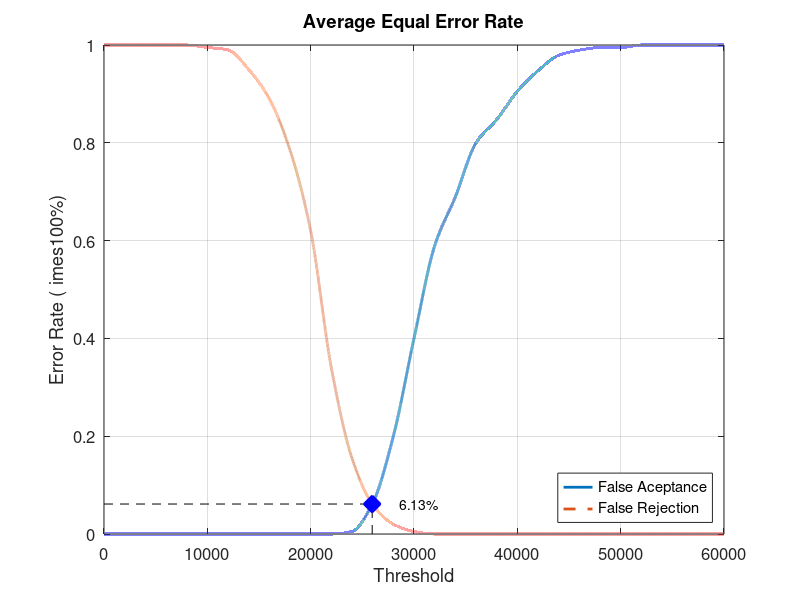
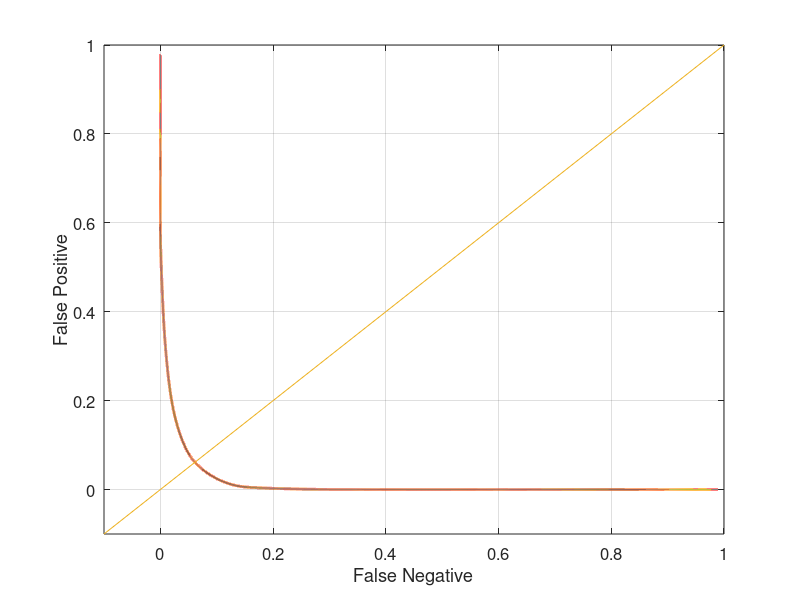

Source code (MATLAB) for these figures, in order:
close all;
clear;
clc;
x = 0:2000:60000;
xq = 0:0.5:60000;

y0 = [0 0 0 0 0 0 0 0 0 0 0 0 0.00526316 0.0631579 0.2 0.4 0.589474 0.689474 0.8 0.847368 0.905263 0.947368 0.978947 0.989474 0.994737 0.994737 1 1 1 1 1]
yy0 = interp1(x, y0, xq, 'pchip');
y1 = [1 1 1 1 1 0.995 0.99 0.95 0.89 0.785 0.62 0.34 0.155 0.06 0.02 0.005 0 0 0 0 0 0 0 0 0 0 0 0 0 0 0]
yy1 = interp1(x, y1, xq, 'pchip');

% Calculating EER: 
y2 = abs(y0 - y1);
find(y2 == min(y2))
yy2 = abs(yy0 - yy1);
xEER = find(yy2 == min(yy2));
xEERIndex = xq(xEER) % X-axis EER
yEER = yy0(xEER) % Y-axis EER

main = figure
plot(xq, yy0,'-','LineWidth', 2);	hold on
plot(xq, yy1,'--','LineWidth', 2);	hold on
plot([xEERIndex xEERIndex], [0 yEER], 'k--');	hold on
plot([0 xEERIndex], [yEER yEER], 'k--');	hold on
plot(xEERIndex, yEER, 'bx', 'LineWidth', 10);	hold on
text(xEERIndex + 10 * xEERIndex / 100, yEER, [num2str(round((10000 * yEER)) / 100) '%'])
legend('False Aceptance', 'False Rejection', 'Location', 'SouthEast')
xlabel('Threshold')
ylabel('Error Rate (	imes100%)')
title('Average Equal Error Rate')
set(gca, 'FontSize', 12)
axis([0 60000 0 1])
grid on

print(main, 'Database3_4Main', '-dpng');
FNRxFPR = figure('Color', [1 1 1]);
plot(yy1, yy0, '-', yy1, yy0, 'LineWidth', 2);
hold on
y = -0.1:0.1:1
plot(y, y); 
set(gca, 'FontSize', 12)
xlabel('False Negative')
ylabel('False Positive')
axis([-0.1 1 -0.1 1])
set(gca, 'FontSize', 12)
grid on

print(FNRxFPR, 'Database3_4FNRxFPR','-dpng');
